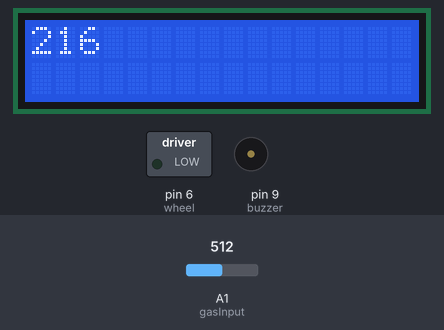
The sketch below on a simulated Arduino Uno, built with avr-gcc and run on an emulated ATmega328P. On the bench: 16×2 character LCD, switched loads named in the sketch (green lamp = pin HIGH), buzzer (waves = sounding). Inputs (shaded band) come from the test bench; at power-on: A1 (gasInput) = 512. What the sketch prints to the serial monitor is not drawn.

Above: at 1.2 s.
1.3 s: A1 (gasInput) set to 95
At 1.69 s:
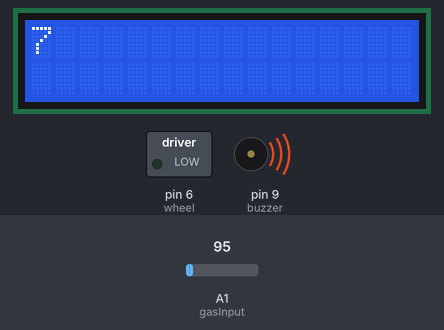
4.3 s: A1 (gasInput) set to 81
At 6.1 s:
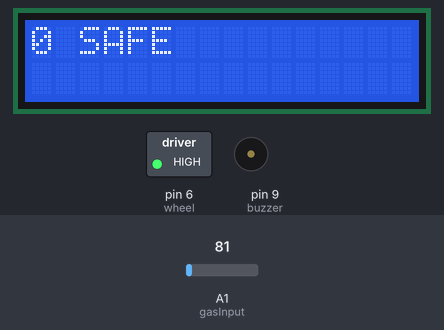
6.8 s: A1 (gasInput) set to 122
At 8.24 s:
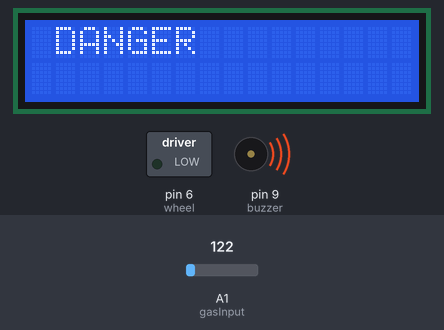
Timing chart, 0 to 14.6 s (numbered marks = the images above; inputs shaded):
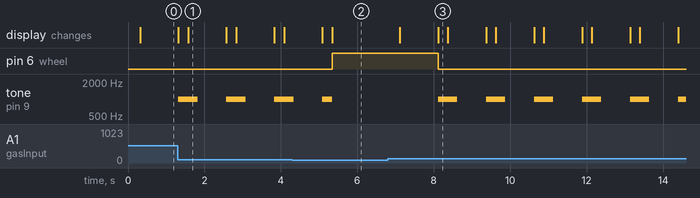

The sketch:

copy_of_lcd_display1.ino
```cpp
#include<LiquidCrystal.h>

int gasInput = A1;
int led = 13;
int wheel = 6;
int buzzer = 9;

LiquidCrystal lcd(12,11, 5, 4, 3, 2);


void setup()
{
  lcd.begin(16,2);
  Serial.begin(9600);
  lcd.print("Starting");
  pinMode(gasInput, INPUT);
  pinMode(wheel, OUTPUT);
  noTone(buzzer);
}

void loop(){
  lcd.setCursor(0,1);
  int value = analogRead(gasInput);
  value = map(value, 0, 100 , -40 ,10);
  Serial.println(value);
  delay(250);
  lcd.clear();
  lcd.print(value);

  if(value>3){
    delay(1000);
    lcd.clear();
    lcd.print(" DANGER");
    digitalWrite(led, HIGH);
    digitalWrite(wheel, LOW);
    tone(buzzer, 1000 ,500);

  }

  else{
    lcd.print(" SAFE");
    digitalWrite(led,LOW);
    digitalWrite(wheel, HIGH);
    noTone(buzzer);
  }
}
 
```

Measured:
- the behaviour switches between 88 and 87 on A1 (gasInput) (found by bisection; images 1 and 2)
- after the input at 1.3 s, the display: first differs from a run without the input after 0.27 s (image 1)
- after the input at 4.3 s, pin 6 (wheel): LOW → HIGH after 1.0 s; the display: first differs from a run without the input after 1.0 s (image 2)
- after the input at 6.8 s, pin 6 (wheel): HIGH → LOW after 1.3 s; tone on pin 9 (buzzer): alternates 1000 Hz for 0.50 s and silent for 0.76 s, starting after 1.3 s; the display: first changes after 0.32 s (image 3 shows a later state)
- by itself, tone on pin 9 (buzzer): alternates 1000 Hz for 0.50 s and silent for 0.76 s
- what the display in image 1 shows lasts 1.0 s, from 1.6 s to 2.6 s
